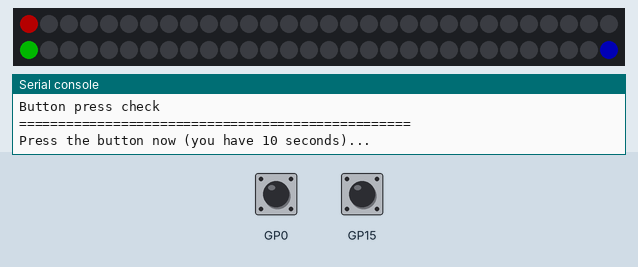
The program below on a simulated Raspberry Pi Pico running MicroPython. Parts: 60 RGB LEDs in strip order, left to right, continuing on the next row, the last lines printed to the serial console. The inputs (shaded band) are chosen by the test bench; at power-on: GP15 HIGH, GP0 HIGH. Dim RGB values are drawn brighter than linear. At 1.8 s the program stops and its outputs stay as they are.

Above: at 1.2 s.
1.3 s: GP15 pulled LOW for 0.15 s
At 1.7 s:
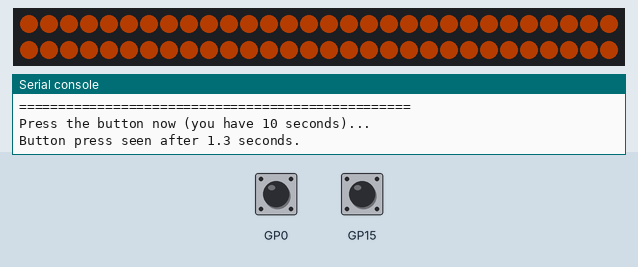
Timing chart, 0 to 3.3 s (numbered marks = the images above; inputs shaded):
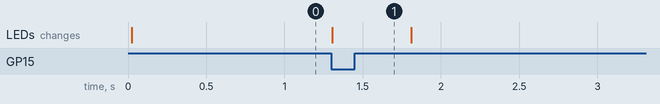

The program:

02-probe.py
```python
# Lab 02: Hardware Probe
# Filename: 02-probe.py
# Version: 1.0.0
#
# A detailed check of the Pico, the button and the 60-pixel strip. It
# prints board info, checks config.py, checks the pin levels, lights the
# first, middle and last pixels, waits for you to press the button and ends
# with TEST PASS or TEST FAIL.
# Run it in Thonny, or from your computer with ./run-probe.sh
# Not yet tested on hardware.
#
# Wiring under test:
#   Strip DIN -> GPIO0
#   Strip +5V -> VBUS (pin 40)
#   Strip GND -> GND
#   Button    -> GPIO15 (pin 20) to GND (pin 18)
#
# Pull-ups: the pin level checks turn on the RP2040's internal weak pull-up
# (about 50-80 kOhm), so a pin that reads 0 while nothing is pressed is
# shorted to GND or wired to the wrong place.

import sys
import os
import gc
from machine import Pin
from neopixel import NeoPixel
from utime import sleep, sleep_ms, ticks_ms, ticks_diff
import config

print("Lab 02: Hardware Probe (version 1.0.0)")

# hardware settings from config.py
NEOPIXEL_PIN = config.NEOPIXEL_PIN
NUMBER_PIXELS = config.NUMBER_PIXELS
BUTTON_PIN = config.BUTTON_PIN
BRIGHTNESS = config.BRIGHTNESS

EXPECTED_PIXELS = 60
MAX_SAFE_BRIGHTNESS = 0.3     # above this a USB battery pack may shut down
MILLIAMPS_PER_CHANNEL = 20    # one red, green or blue LED at full brightness
PRESS_TIMEOUT_MS = 10000      # how long we wait for you to press the button

problems = []

print("=" * 50)
print("Board / system info")
print("=" * 50)
u = os.uname()
print("release :", u.release)
print("machine :", u.machine)
print("platform:", sys.platform)
gc.collect()
free = gc.mem_free()
alloc = gc.mem_alloc()
print("RAM free : {} bytes ({:.1f} KB)".format(free, free / 1024))
print("RAM total: {} bytes ({:.1f} KB)".format(free + alloc, (free + alloc) / 1024))
try:
    fs = os.statvfs("/")
    print("Flash free: {:.1f} KB of {:.1f} KB".format(fs[0] * fs[3] / 1024, fs[0] * fs[2] / 1024))
except OSError as e:
    print("Flash info unavailable:", e)

print()
print("=" * 50)
print("config.py check")
print("=" * 50)
print("NEOPIXEL_PIN :", NEOPIXEL_PIN)
print("NUMBER_PIXELS:", NUMBER_PIXELS)
print("BUTTON_PIN   :", BUTTON_PIN)
print("BRIGHTNESS   :", BRIGHTNESS)
if NUMBER_PIXELS != EXPECTED_PIXELS:
    print("NOTE: this kit uses a {}-pixel strip, but NUMBER_PIXELS is {}.".format(EXPECTED_PIXELS, NUMBER_PIXELS))
    print("That is fine if you cut your strip to a different length.")
if not 0 < BRIGHTNESS <= MAX_SAFE_BRIGHTNESS:
    print("WARNING: BRIGHTNESS should be more than 0 and no more than {}.".format(MAX_SAFE_BRIGHTNESS))
    problems.append("BRIGHTNESS in config.py is outside the safe range")
# the worst case is every pixel showing full white (all three LEDs on)
worst_ma = NUMBER_PIXELS * 3 * MILLIAMPS_PER_CHANNEL * BRIGHTNESS
print("Worst-case strip current: about {:.0f} mA (every pixel white)".format(worst_ma))
print("Full brightness would be: about {:.0f} mA".format(NUMBER_PIXELS * 3 * MILLIAMPS_PER_CHANNEL))

print()
print("=" * 50)
print("Pin level check (internal pull-ups enabled)")
print("=" * 50)
button = Pin(BUTTON_PIN, Pin.IN, Pin.PULL_UP)
data_pin = Pin(NEOPIXEL_PIN, Pin.IN, Pin.PULL_UP)
sleep_ms(10)
button_level = button.value()
data_level = data_pin.value()
print("Button (GPIO{}) idle level: {} ({})".format(
    BUTTON_PIN, button_level,
    "1 = not pressed, as expected" if button_level == 1 else "0 = held down, or the wire is shorted to GND"))
print("Strip data (GPIO{}) idle level: {} ({})".format(
    NEOPIXEL_PIN, data_level,
    "1 = not shorted, as expected" if data_level == 1 else "0 = the data wire is touching GND"))
if button_level == 0:
    problems.append("the button reads pressed before you touched it")
if data_level == 0:
    problems.append("the strip data pin is shorted to GND")

print()
print("=" * 50)
print("Strip check (look at the strip now)")
print("=" * 50)
strip = NeoPixel(Pin(NEOPIXEL_PIN), NUMBER_PIXELS)
level = int(255 * BRIGHTNESS)
strip.fill((0, 0, 0))
strip[0] = (level, 0, 0)                        # first pixel red
strip[NUMBER_PIXELS // 2] = (0, level, 0)       # middle pixel green
strip[NUMBER_PIXELS - 1] = (0, 0, level)        # last pixel blue
strip.write()
print("Pixel 0 should be RED, pixel {} GREEN and pixel {} BLUE.".format(NUMBER_PIXELS // 2, NUMBER_PIXELS - 1))
print("If nothing lights, check the arrow on the strip: data must go IN at DIN.")
print("If only the first part lights, a solder joint or cut point is broken there.")

print()
print("=" * 50)
print("Button press check")
print("=" * 50)
print("Press the button now (you have {} seconds)...".format(PRESS_TIMEOUT_MS // 1000))
start = ticks_ms()
pressed = False
while ticks_diff(ticks_ms(), start) < PRESS_TIMEOUT_MS:
    if button.value() == 0:
        pressed = True
        break
    sleep_ms(10)
if pressed:
    print("Button press seen after {:.1f} seconds.".format(ticks_diff(ticks_ms(), start) / 1000))
    # flash the whole strip orange to say thank you
    strip.fill((level, level // 3, 0))
    strip.write()
    sleep(0.5)
else:
    print("No press seen. Check that the button goes from GPIO{} to a GND pin.".format(BUTTON_PIN))
    problems.append("no button press was seen")

strip.fill((0, 0, 0))
strip.write()

print()
if problems:
    print("TEST FAIL - fix these and run the probe again:")
    for problem in problems:
        print("  -", problem)
else:
    print("TEST PASS - config.py, the button and the strip pins look right")
    print("(check with your eyes that the three test pixels lit up)")
```

config.py
```python
# Halloween Costume Kit Configuration file
# Filename: config.py
# Version: 1.0.0
#
# This file contains the hardware configuration for the Halloween costume kit.
# It is imported by each program.
#
# The kit has a 60-pixel NeoPixel strip on GPIO 0 and one push button
# wired from GPIO 15 to GND.
NEOPIXEL_PIN = 0
NUMBER_PIXELS = 60
BUTTON_PIN = 15

# 60 pixels at full brightness can pull more than 3 amps, which is too much
# for a USB battery pack. Every program multiplies its colors by this number.
# 0.25 means one quarter brightness. Keep it at 0.3 or lower on battery power.
BRIGHTNESS = 0.25
```

Measured:
- after the input at 1.3 s, the LEDs: change at once (image 1)
